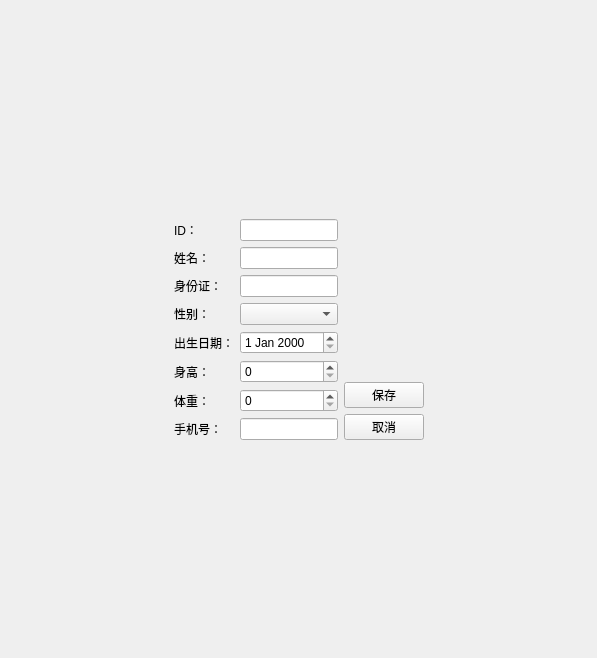
<?xml version="1.0" encoding="UTF-8"?>
<ui version="4.0">
 <class>PatientEditView</class>
 <widget class="QWidget" name="PatientEditView">
  <property name="geometry">
   <rect>
    <x>0</x>
    <y>0</y>
    <width>597</width>
    <height>658</height>
   </rect>
  </property>
  <property name="windowTitle">
   <string>患者编辑</string>
  </property>
  <layout class="QVBoxLayout" name="verticalLayout_2">
   <item>
    <spacer name="verticalSpacer_2">
     <property name="orientation">
      <enum>Qt::Orientation::Vertical</enum>
     </property>
     <property name="sizeHint" stdset="0">
      <size>
       <width>20</width>
       <height>203</height>
      </size>
     </property>
    </spacer>
   </item>
   <item>
    <layout class="QHBoxLayout" name="horizontalLayout_2">
     <item>
      <spacer name="horizontalSpacer">
       <property name="orientation">
        <enum>Qt::Orientation::Horizontal</enum>
       </property>
       <property name="sizeHint" stdset="0">
        <size>
         <width>174</width>
         <height>20</height>
        </size>
       </property>
      </spacer>
     </item>
     <item>
      <layout class="QHBoxLayout" name="horizontalLayout">
       <item>
        <layout class="QFormLayout" name="formLayout">
         <item row="0" column="0">
          <widget class="QLabel" name="label">
           <property name="text">
            <string>ID：</string>
           </property>
          </widget>
         </item>
         <item row="0" column="1">
          <widget class="QLineEdit" name="IDEdit"/>
         </item>
         <item row="1" column="0">
          <widget class="QLabel" name="label_2">
           <property name="text">
            <string>姓名：</string>
           </property>
          </widget>
         </item>
         <item row="1" column="1">
          <widget class="QLineEdit" name="NameEdit"/>
         </item>
         <item row="2" column="0">
          <widget class="QLabel" name="label_3">
           <property name="text">
            <string>身份证：</string>
           </property>
          </widget>
         </item>
         <item row="2" column="1">
          <widget class="QLineEdit" name="IDNumberEdit"/>
         </item>
         <item row="3" column="0">
          <widget class="QLabel" name="label_4">
           <property name="text">
            <string>性别：</string>
           </property>
          </widget>
         </item>
         <item row="3" column="1">
          <widget class="QComboBox" name="comboBox"/>
         </item>
         <item row="4" column="0">
          <widget class="QLabel" name="label_5">
           <property name="text">
            <string>出生日期：</string>
           </property>
          </widget>
         </item>
         <item row="4" column="1">
          <widget class="QDateEdit" name="dateEdit"/>
         </item>
         <item row="5" column="0">
          <widget class="QLabel" name="label_6">
           <property name="text">
            <string>身高：</string>
           </property>
          </widget>
         </item>
         <item row="5" column="1">
          <widget class="QSpinBox" name="heightBox"/>
         </item>
         <item row="6" column="0">
          <widget class="QLabel" name="label_7">
           <property name="text">
            <string>体重：</string>
           </property>
          </widget>
         </item>
         <item row="6" column="1">
          <widget class="QSpinBox" name="weightBox_2"/>
         </item>
         <item row="7" column="0">
          <widget class="QLabel" name="label_8">
           <property name="text">
            <string>手机号：</string>
           </property>
          </widget>
         </item>
         <item row="7" column="1">
          <widget class="QLineEdit" name="PhoneEdit"/>
         </item>
        </layout>
       </item>
       <item>
        <layout class="QVBoxLayout" name="verticalLayout">
         <item>
          <spacer name="verticalSpacer">
           <property name="orientation">
            <enum>Qt::Orientation::Vertical</enum>
           </property>
           <property name="sizeHint" stdset="0">
            <size>
             <width>20</width>
             <height>40</height>
            </size>
           </property>
          </spacer>
         </item>
         <item>
          <widget class="QPushButton" name="btSave">
           <property name="text">
            <string>保存</string>
           </property>
          </widget>
         </item>
         <item>
          <widget class="QPushButton" name="pushButton_2">
           <property name="text">
            <string>取消</string>
           </property>
          </widget>
         </item>
        </layout>
       </item>
      </layout>
     </item>
     <item>
      <spacer name="horizontalSpacer_2">
       <property name="orientation">
        <enum>Qt::Orientation::Horizontal</enum>
       </property>
       <property name="sizeHint" stdset="0">
        <size>
         <width>173</width>
         <height>20</height>
        </size>
       </property>
      </spacer>
     </item>
    </layout>
   </item>
   <item>
    <spacer name="verticalSpacer_3">
     <property name="orientation">
      <enum>Qt::Orientation::Vertical</enum>
     </property>
     <property name="sizeHint" stdset="0">
      <size>
       <width>20</width>
       <height>203</height>
      </size>
     </property>
    </spacer>
   </item>
  </layout>
 </widget>
 <resources/>
 <connections/>
</ui>
